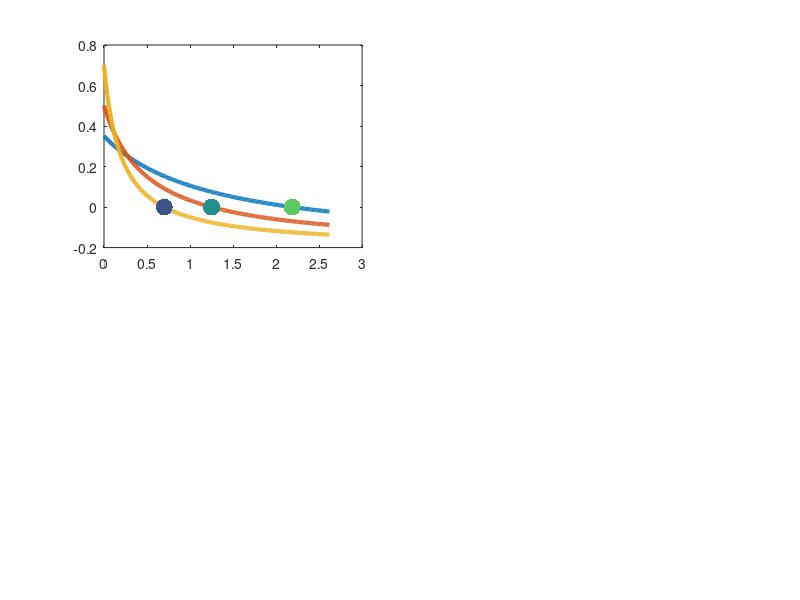

Write the MATLAB code that produced this figure. (Note: this script raises an error after producing the figure.)
% Script to make figure 2 in the main text.
% Script requires the functions
%   "viridis.m" <- a color palette function
%   "Litter_ODE.m" <- a function specifying the ODE for the ode solver

% Specify colors
dummy_color = viridis(5);
colors = [dummy_color(4, :); dummy_color(3,:); dummy_color(2,:)];
 
%% Create Figure 2, panel a
% Negative Litter effects

% Species parameters
beta = [0.8, 2, 5]; 
m = 0.2*ones(1,3);
r = [0.35, 0.5, 0.7];
waS = r + m;

% Calculate L* for each species and create labels for plotting
Lstar = (waS./m - 1)./beta;
Ltext = {'$L^*_1$', '$L^*_2$', '$L^*_3$'}; 

% Create a vector of litter values for plotting
L = 0:0.01:1.2*max(Lstar);

% Make figure 2a
figure(1)
subplot(2,2,1)

% Plot each species growth rates
p = plot(L, waS'*ones(size(L))./(1 + beta'*L) - m', 'LineWidth', 3);
hold on
% Specify the Lstars on thh figure
scatter(Lstar, zeros(size(beta)), 150, 'filled', 'CData', colors);
yline(0, ':', 'Color', 'black', 'LineWidth', 2);
% Add lables
for i = 1:length(beta)
    plot(Lstar(i)*ones(1,2), [-10*m(i),0], '--', 'Color', colors(i,:));
    txt = text(Lstar(i), -0.3, Ltext(i));
    txt.Interpreter = 'Latex'; txt.FontSize = 30;
    txt.Color = colors(i,:);
end
hold off
% Extra plotting parameters
xlabel('Litter Density');
ylabel('Per-unit biomass growth rate');
title('Plant Growth Rates')
ax = gca; ax.XTick = 0; ax.YTick = 0;
ax.FontSize = 25; ax.FontName = 'Helvetica';
set(p, {'Color'}, num2cell(colors, 2));
axis([0, max(L), -0.4, 1.05*max(r)])
labl_text = text(0,1,'(a)', 'Units', 'Normalized');
labl_text.FontName = 'Helvetica';
labl_text.FontSize = 30; labl_text.HorizontalAlignment = 'right';
labl_text.VerticalAlignment = 'bottom'; 

%% Create Figure 2, panel b
% Dynamics from model 

% Specify the values of decomposition rate and litter conversion
c = 0.04; v = 0.1*[1:3];

% Solve the ODE with initial conditions
%   L(0) = 0 and B_i(0) = 0.25 for all species
% Solve the ODE to time t=1000;
[T,X] = ode45(@(t,X) Litter_ODE(t, X, waS, beta, v, m, c),...
    [0 1000], 0.25*[ones(1,length(beta)),0]);

% Plot the outputs of species densities and litter densities
subplot(2,2,2)
Bplots = plot(T, X(:,1:3)); hold on; Lplot = plot(T, X(:,end));
yline(max(Lstar),':', 'Color', 0.25*ones(1,3)); hold off;
set(Bplots, {'Color'}, num2cell(colors, 2)); set(Bplots, {'LineWidth'}, {3});
Lplot.Color = 'black'; Lplot.LineWidth = 3; Lplot.LineStyle = '--';
xlabel('Time'); ylabel('Densities'); title('Dynamics');
axis([0,150,0,max(X,[],'all')])
ax = gca; ax.FontSize = 25; ax.FontName = 'Helvetica';

labl_text = text(0,1,'(b)', 'Units', 'Normalized');
labl_text.FontName = 'Helvetica';
labl_text.FontSize = 30; labl_text.HorizontalAlignment = 'right';
labl_text.VerticalAlignment = 'bottom'; 

% Here we are adding in labels on the plots
x = [76,76,40,76]; y = [0.6, 0.125, 0.025, 0.85];
txt_vec = {'$B_1$', '$B_2$', '$B_3$', '$L$'};
for i = 1:4
    ln_lab = text(x(i), y(i), txt_vec{i});
    ln_lab.FontSize = 26; ln_lab.Interpreter = 'Latex';
    if any(i == 1:3)
        ln_lab.Color = colors(i,:);
    else
        ln_lab.Color = 'black';
    end
end

%% Create figure 2, panel c
% Effects of decomposition on equilibirum

subplot(2,2,3)
% Set parameters
cvec = 0.01:0.01:1; vm = 0.5; Lstar = 1;
% Plot equilbirium outcomes
Bplots = plot(cvec, Lstar*cvec/vm); 
hold on; Lplot = yline(Lstar); hold off;
Bplots.Color = colors(1,:); set(Bplots, 'LineWidth', 3);
Lplot.Color = 'black'; Lplot.LineWidth = 3; Lplot.LineStyle = '--';
xlabel('Decomposition rate, {\itc}'); ylabel('Equilibrium Densities'); 
title('Equilibrium Dynamics');
ax = gca; ax.FontSize = 25; ax.FontName = 'Helvetica';

% Add lables
labl_text = text(0,1,'(c)', 'Units', 'Normalized');
labl_text.FontName = 'Helvetica';
labl_text.FontSize = 30; labl_text.HorizontalAlignment = 'right';
labl_text.VerticalAlignment = 'bottom'; 


y = Lstar*[1, cvec(end)/vm]; text_vec = {'$\hat{L}$', '$\hat{B}$'};

for i = 1:2
    ln_lab = text(cvec(end), y(i), text_vec{i});
    set(ln_lab, 'FontSize', 26); set(ln_lab, 'Interpreter', 'latex');
    ln_lab.HorizontalAlignment = 'left';
    ln_lab.VerticalAlignment = 'middle';
end

%% Create figure 2, panel d
% Effects of litter conversion on equilibrium
subplot(2,2,4)
% Set parameters
vmvec = 0.25:0.01:2; c = 0.5; Lstar = 1;
% Plot equilibrium outcomes
Bplots = plot(vmvec, Lstar*c./vmvec); 
hold on; Lplot = yline(Lstar); hold off;
Bplots.Color = colors(1,:); set(Bplots, 'LineWidth', 3);
Lplot.Color = 'black'; Lplot.LineWidth = 3; Lplot.LineStyle = '--';
xlabel('Litter production rate, {\it\nu m}'); ylabel('Equilibrium Densities'); 
title('Equilibrium Dynamics');
ax = gca; ax.FontSize = 25; ax.FontName = 'Helvetica';

% Add labels
labl_text = text(0,1,'(d)', 'Units', 'Normalized');
labl_text.FontName = 'Helvetica';
labl_text.FontSize = 30; labl_text.HorizontalAlignment = 'right';
labl_text.VerticalAlignment = 'bottom'; 

y = Lstar*[1, c/vmvec(end)]; text_vec = {'$\hat{L}$', '$\hat{B}$'};

for i = 1:2
    ln_lab = text(vmvec(end), y(i), text_vec{i});
    set(ln_lab, 'FontSize', 26); set(ln_lab, 'Interpreter', 'latex');
    ln_lab.HorizontalAlignment = 'left';
    ln_lab.VerticalAlignment = 'middle';
end